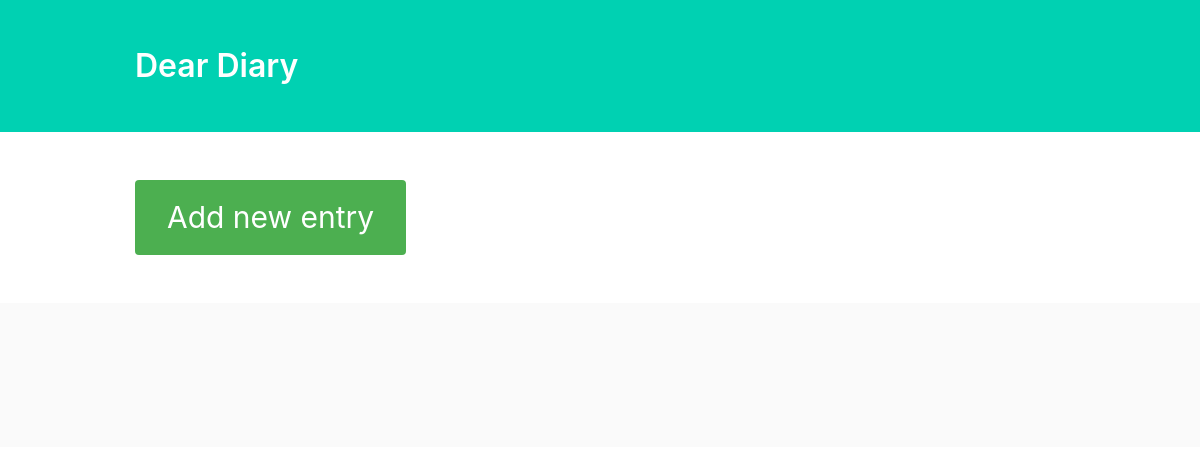
/journal/, run on an earlier commit of the app's database.
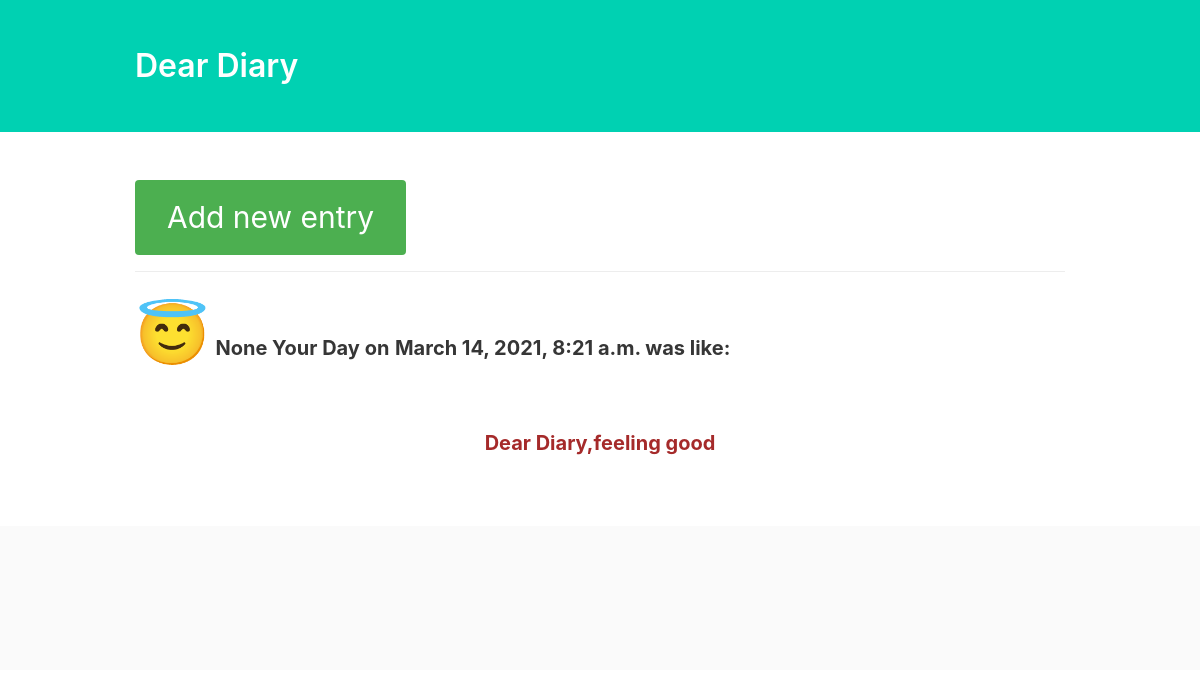
And on a later commit of the database.
### journal/models.py (models this page shows, shortened)
class Entry(models.Model):
    text = models.TextField()
    date_posted = models.DateTimeField(auto_now_add=True)
    name = models.ForeignKey(User, default=None,on_delete=models.CASCADE, null=True)
    class Meta:
        verbose_name_plural = 'entries'

### journal/views.py (the view)
# urls.py: path('', views.index, name='home'),
def index(request):
    entries = Entry.objects.order_by('-date_posted')
    context = {'entries' : entries}
    return render(request, 'journal/index.html', context)

### journal/templates/journal/index.html (shortened to what this page needs)
<!DOCTYPE html>
<html lang="en">
<head>
    <link rel="stylesheet" href="https://stackpath.bootstrapcdn.com/bootstrap/4.2.1/css/bootstrap.min.css">
    <link rel="stylesheet" href="https://cdnjs.cloudflare.com/ajax/libs/bulma/0.6.2/css/bulma.min.css" />
</head>
<body>
<section class="hero is-primary">
        <div class="hero-body">
            <div class="container">
                <h1 class="title">
                    Dear Diary
                </h1>
            </div>
        </div>
    </section>
    <section class="section">
        <div class="container">
            <article class="media">
                <div class="media-content">
                    <div class="content">
                        <a class="button" href="{% url 'add' %}">Add new entry</a>
                    </div>
                </div>
            </article>
            {% for entry in entries %}
                <article class="media">
                    <div class="media-content">
                        <div class="content">
                            <p>
                                <span style='font-size:60px;'>&#128519;</span>
                                <strong>{{entry.name}} Your Day on</strong>
                                <strong>{{ entry.date_posted }} was like:</strong>
                                <br><br> <p class="thick" align="center" >Dear Diary,{{ entry.text }} </p>
                            </p>
                        </div>
                    </div>
                </article>
            {% endfor %}
        </div>
    </section>
    <footer class="footer">
    </footer>
</body>
</html>

What changed in the data, as far as the page shows it:
added Entry: name "None", date_posted "March 14, 2021, 8:21 a.m.", text "feeling good"
